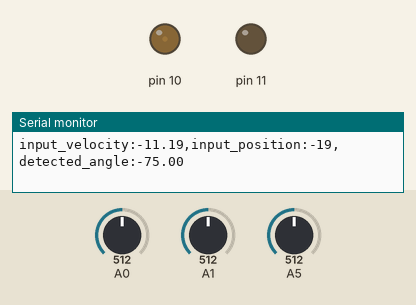
This sketch was run on a simulated Arduino Uno, built with avr-gcc and run on an emulated ATmega328P. Parts: output pins drawn as LEDs (lit = HIGH), the last lines printed to the serial monitor. The test bench sets the inputs (shaded band); at power-on: A5 = 512, A0 = 512, A1 = 512.

Above: at 1.2 s.
1.3 s: A5 set to 716
At 1.8 s:
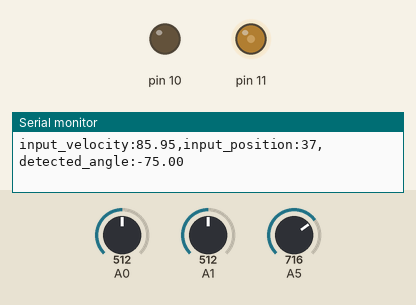
2.8 s: A5 set to 1023
At 3.9 s:
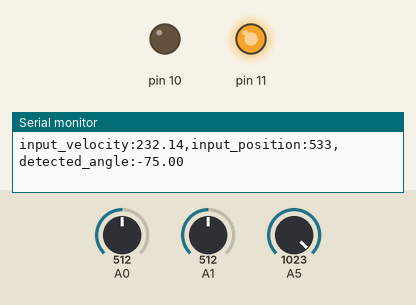
4.3 s: A5 set to 900
At 5.0 s:
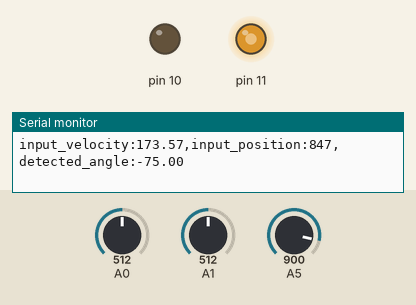
5.8 s: A5 set to 306
At 6.2 s:
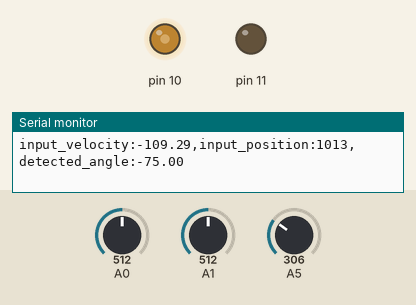
7.3 s: A5 set to 122
At 8.3 s:
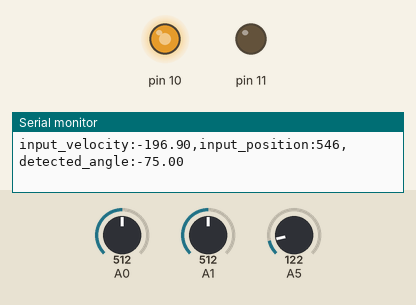
Timing chart, 0 to 10.3 s (numbered marks = the images above; inputs shaded):
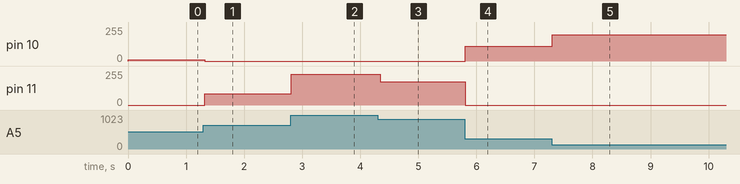

The sketch:

filtered_encoder.ino
```cpp
void setup() {
  // put your setup code here, to run once:
  pinMode(A5,INPUT);
  pinMode(A0,INPUT);
  pinMode(A1,INPUT);
  pinMode(11,OUTPUT);
  pinMode(10,OUTPUT);

  pinMode(6,INPUT_PULLUP);
  Serial.begin(9600);
}

int _2A = 0;
int _1A = 0;
int A = 0;
int a1 = 0;
int a2 = 0;

int _2B = 0;
int _1B = 0;
int B = 0;
int b1 = 0;
int b2 = 0;

//inputs
float potentiometer;
float value; //input velocity
int input_position = 0; //integral of velocity, theoretical position

//outputs
float angle = 0; //calculated angle, from the processed encoder signal

int round_(int value){
  if (value>900){
    return 1;
  } else if (value<100){
    return 0; }}

void loop() {

//Store the surrounding signal values to try to round out the noise. A and B are the actual "current" signal values
  _2A = _1A;
  _1A = A;
  A = a1;
  a1 = a2;
  a2 = round_(analogRead(A1)); //all of these values will be rounded to 1 or 0

  _2B = _1B;
  _1B = B;
  B = b1;
  b1 = b2;
  b2 = round_(analogRead(A0));

  //goal: filter out noise, where it spikes for just one or two values
  //filtering is a bit complicated because the ones in front haven't been processed yet, could be false
  //if you disagree with -1 and you don't have +2 backing you up, or you're 10101, flip (00101 is ok, +1 is the error)
  //00110 is likely a spike
  if ((A!=_1A && A!=a2) || (_2A==A && A==a2 && _1A==a1 && A!=a1)){
    A = abs(A-1);
  }

  if ((B!=_1B && B!=b2) || (_2B==B && B==b2 && _1B==b1 && B!=b1)){
    B = abs(B-1); //flip from 0 to 1, or vise versa
  }

//turn the motor
  potentiometer = analogRead(A5);
  value = potentiometer/2.1 -255; //ranges from -256 to +256
  if(value>0){
    analogWrite(11,value);
    analogWrite(10,0);
  } else{
    analogWrite(11,0);
    analogWrite(10,value*-1);
  }
  input_position = input_position + value *0.1;

//detect rises/falls in the signals, and check which way the motor is turning
  if(_1A!=A || _1B!=B){
    if (value>0){
      angle += 75;
    }
    if (value<0){
      angle -= 75;
    }
  }

//display values
//  Serial.print("A:");
//  Serial.print(A);
//  Serial.print(",");
//  Serial.print("B:");
//  Serial.print(B);
//  Serial.print(",");

  Serial.print("input_velocity:");
  Serial.print(value);
  Serial.print(",");
  Serial.print("input_position:");
  Serial.print(input_position);
  Serial.print(",");

  Serial.print("detected_angle:");
  Serial.print(angle);

  Serial.println();

}


// https://www.amazon.com/25GA370-Encoder-Metal-Gearmotor-150RPM/dp/B07GNFYGYQ
// 408 pulses per rotation
//https://en.wikipedia.org/wiki/Incremental_encoder#Position_reporting

//see whether A or B signal changes first to determine direction of movement
//  if (_1A==_1B && _1B==B && _1A!=A){
//    angle = angle + 100;
//  }
//  if (_1A==_1B && _1B!=B && _1A==A){
//    angle = angle - 100;
//  }
```

Measured:
- after the input at 1.3 s, pin 10: 11/255 → 0/255 at once; pin 11: 0/255 → 85/255 at once
- after the input at 2.8 s, pin 11: 85/255 → 232/255 at once
- after the input at 4.3 s, pin 11: 232/255 → 173/255 at once
- after the input at 5.8 s, pin 10: 0/255 → 109/255 at once; pin 11: 173/255 → 0/255 at once
- after the input at 7.3 s, pin 10: 109/255 → 196/255 at once
